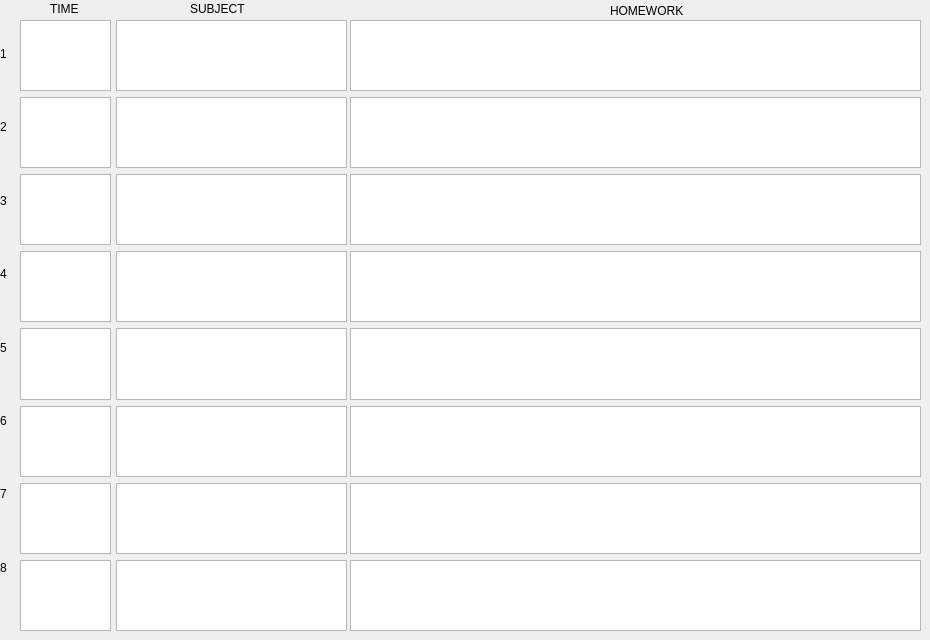
     <widget class="QWidget" name="tab_5">
      <attribute name="title">
       <string>Friday</string>
      </attribute>
      <widget class="QWidget" name="verticalLayoutWidget_17">
       <property name="geometry">
        <rect>
         <x>350</x>
         <y>20</y>
         <width>571</width>
         <height>611</height>
        </rect>
       </property>
       <layout class="QVBoxLayout" name="verticalLayout_17">
        <item>
         <widget class="QTextEdit" name="textEdit_105"/>
        </item>
        <item>
         <widget class="QTextEdit" name="textEdit_106"/>
        </item>
        <item>
         <widget class="QTextEdit" name="textEdit_107"/>
        </item>
        <item>
         <widget class="QTextEdit" name="textEdit_108"/>
        </item>
        <item>
         <widget class="QTextEdit" name="textEdit_109"/>
        </item>
        <item>
         <widget class="QTextEdit" name="textEdit_110"/>
        </item>
        <item>
         <widget class="QTextEdit" name="textEdit_111"/>
        </item>
        <item>
         <widget class="QTextEdit" name="textEdit_112"/>
        </item>
       </layout>
      </widget>
      <widget class="QWidget" name="verticalLayoutWidget_18">
       <property name="geometry">
        <rect>
         <x>0</x>
         <y>20</y>
         <width>21</width>
         <height>581</height>
        </rect>
       </property>
       <layout class="QVBoxLayout" name="verticalLayout_18">
        <item>
         <widget class="QLabel" name="label_46">
          <property name="text">
           <string>1</string>
          </property>
         </widget>
        </item>
        <item>
         <widget class="QLabel" name="label_47">
          <property name="text">
           <string>2</string>
          </property>
         </widget>
        </item>
        <item>
         <widget class="QLabel" name="label_48">
          <property name="text">
           <string>3</string>
          </property>
         </widget>
        </item>
        <item>
         <widget class="QLabel" name="label_49">
          <property name="text">
           <string>4</string>
          </property>
         </widget>
        </item>
        <item>
         <widget class="QLabel" name="label_50">
          <property name="text">
           <string>5</string>
          </property>
         </widget>
        </item>
        <item>
         <widget class="QLabel" name="label_51">
          <property name="text">
           <string>6</string>
          </property>
         </widget>
        </item>
        <item>
         <widget class="QLabel" name="label_52">
          <property name="text">
           <string>7</string>
          </property>
         </widget>
        </item>
        <item>
         <widget class="QLabel" name="label_53">
          <property name="text">
           <string>8</string>
          </property>
         </widget>
        </item>
       </layout>
      </widget>
      <widget class="QWidget" name="verticalLayoutWidget_19">
       <property name="geometry">
        <rect>
         <x>116</x>
         <y>20</y>
         <width>231</width>
         <height>611</height>
        </rect>
       </property>
       <layout class="QVBoxLayout" name="verticalLayout_19">
        <item>
         <widget class="QTextEdit" name="textEdit_113"/>
        </item>
        <item>
         <widget class="QTextEdit" name="textEdit_114"/>
        </item>
        <item>
         <widget class="QTextEdit" name="textEdit_115"/>
        </item>
        <item>
         <widget class="QTextEdit" name="textEdit_116"/>
        </item>
        <item>
         <widget class="QTextEdit" name="textEdit_117"/>
        </item>
        <item>
         <widget class="QTextEdit" name="textEdit_118"/>
        </item>
        <item>
         <widget class="QTextEdit" name="textEdit_119"/>
        </item>
        <item>
         <widget class="QTextEdit" name="textEdit_120"/>
        </item>
       </layout>
      </widget>
      <widget class="QWidget" name="verticalLayoutWidget_20">
       <property name="geometry">
        <rect>
         <x>20</x>
         <y>20</y>
         <width>91</width>
         <height>611</height>
        </rect>
       </property>
       <layout class="QVBoxLayout" name="verticalLayout_20">
        <item>
         <widget class="QTextEdit" name="textEdit_121"/>
        </item>
        <item>
         <widget class="QTextEdit" name="textEdit_122"/>
        </item>
        <item>
         <widget class="QTextEdit" name="textEdit_123"/>
        </item>
        <item>
         <widget class="QTextEdit" name="textEdit_124"/>
        </item>
        <item>
         <widget class="QTextEdit" name="textEdit_125"/>
        </item>
        <item>
         <widget class="QTextEdit" name="textEdit_126"/>
        </item>
        <item>
         <widget class="QTextEdit" name="textEdit_127"/>
        </item>
        <item>
         <widget class="QTextEdit" name="textEdit_128"/>
        </item>
       </layout>
      </widget>
      <widget class="QLabel" name="label_55">
       <property name="geometry">
        <rect>
         <x>610</x>
         <y>0</y>
         <width>141</width>
         <height>21</height>
        </rect>
       </property>
       <property name="text">
        <string>HOMEWORK</string>
       </property>
      </widget>
      <widget class="QLabel" name="label_54">
       <property name="geometry">
        <rect>
         <x>50</x>
         <y>0</y>
         <width>67</width>
         <height>17</height>
        </rect>
       </property>
       <property name="text">
        <string>TIME</string>
       </property>
      </widget>
      <widget class="QLabel" name="label_45">
       <property name="geometry">
        <rect>
         <x>190</x>
         <y>0</y>
         <width>67</width>
         <height>17</height>
        </rect>
       </property>
       <property name="text">
        <string>SUBJECT</string>
       </property>
      </widget>
     </widget>
